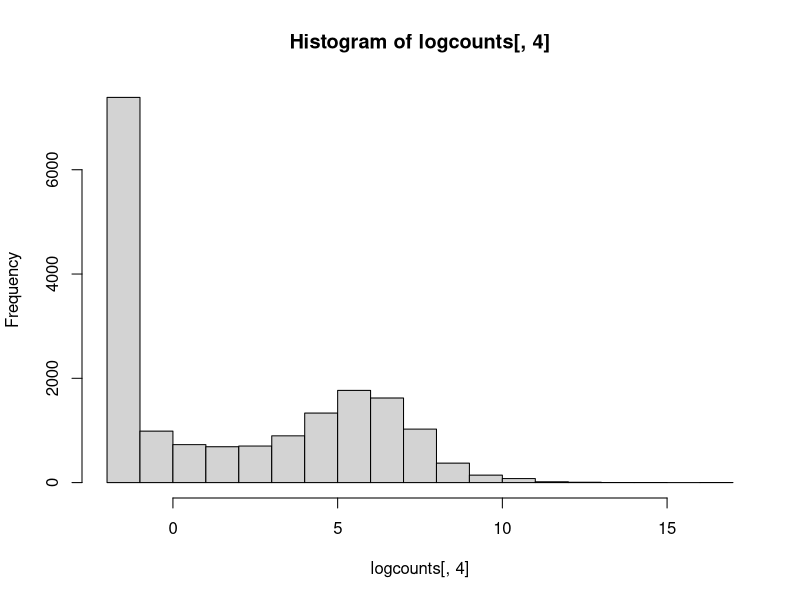
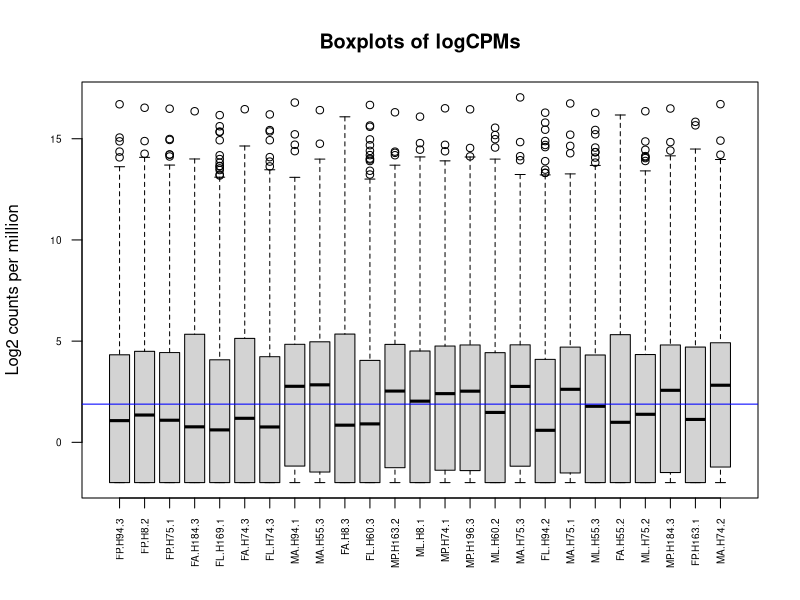
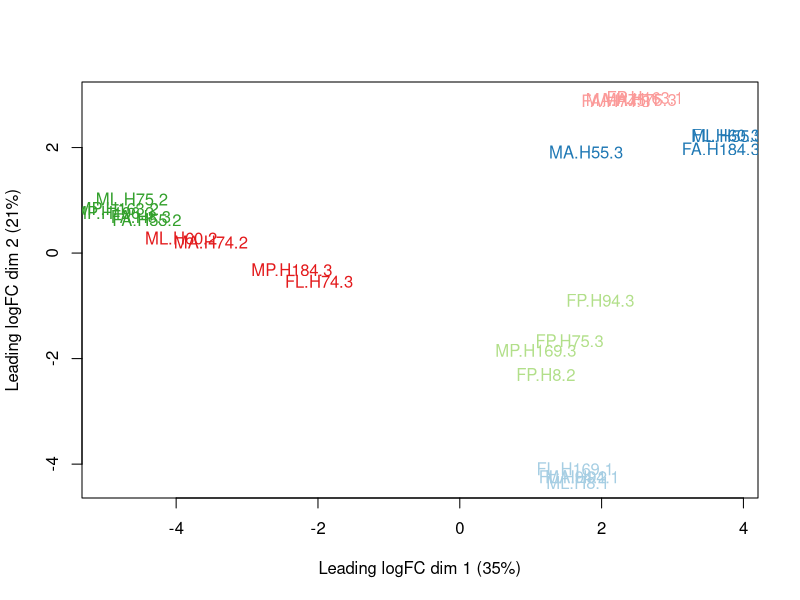
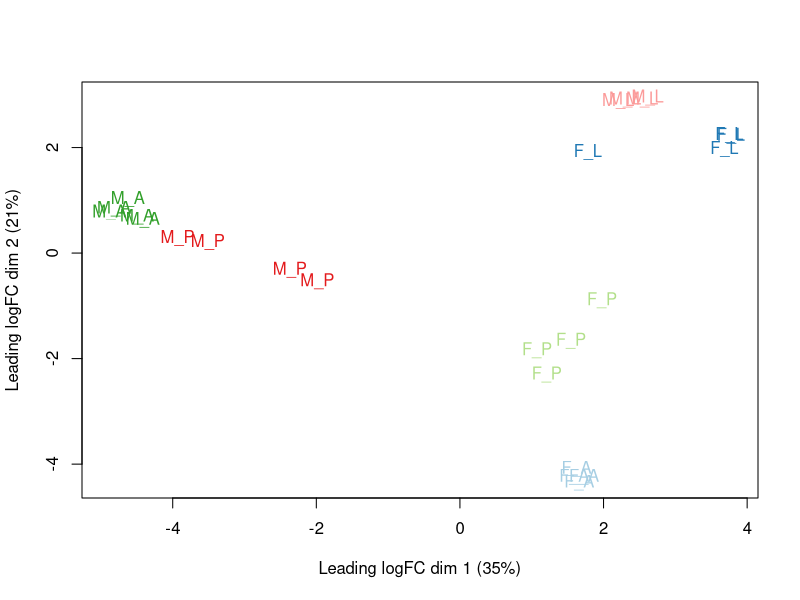
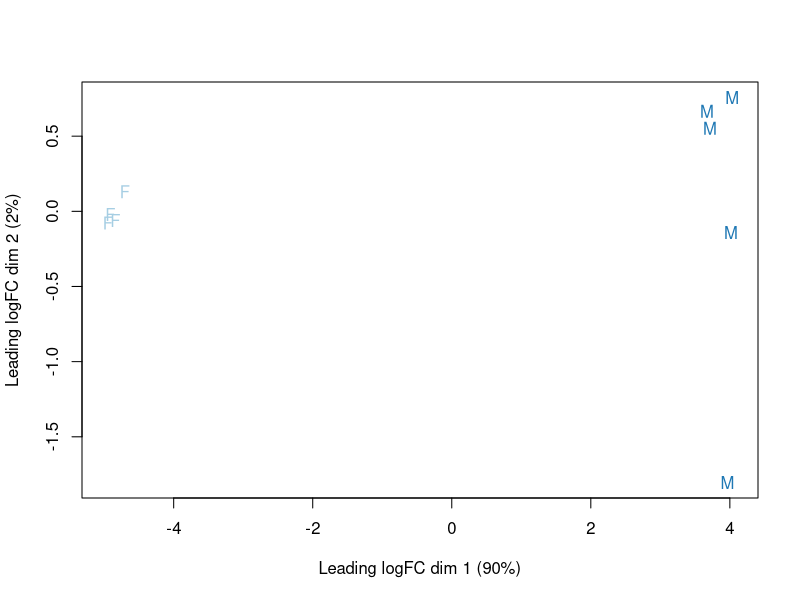
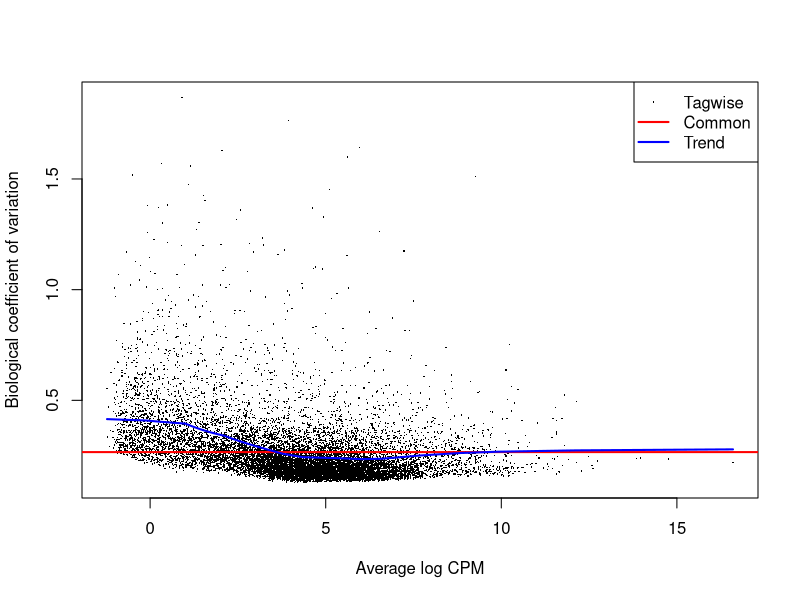
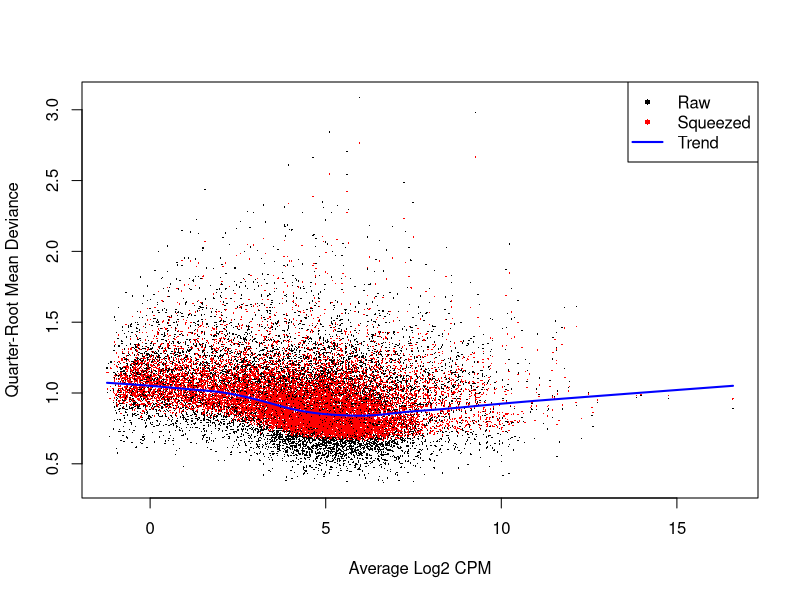

Source code (R) for these figures, in order: (Note: this script raises an error after producing the figures.)
###load packages
library(readr)
library(edgeR)
library(RColorBrewer)
library(ggplot2)

getwd()

#setwd

#read in Drosophila read counts "droso_counts.csv"
droso_counts<-read_csv("droso_counts.csv")
colnames(droso_counts)

##add factor: sex (F=female, M= male), stage (L=larva, P=pupa, A=adult)
sex<- c("F","F","F","F","F","F","F","M","M","F","F","M","M","M","M","M","M","F","M","M","F","M","M","F","M")
stage<- c("P","P","P","A","L","A","L","A","A","A","L","P","L","P","P","L","A","L","A","L","A","L","P","P","A")
sex_stage<-paste(sex, stage, sep="_")


##make edgeR object
x<-DGEList(counts = droso_counts[, 2:26],
           genes = droso_counts[, 1], 
           group = sex_stage)
x$samples
table(x$samples$group)
summary(x$samples$lib.size)

##exploring log2 data before normalization 
logcounts <- cpm(x, prior.count = 2, log=TRUE)
hist(logcounts[,4])

#boxplot Log2CPM
boxplot(logcounts, xlab="",
        ylab="Log2 counts per million",
        las=2, 
        cex.axis=0.6)
abline(h=median(logcounts),col="blue")
title("Boxplots of logCPMs")

#MDS plot all samples
fac<- factor(sex_stage)
colours<- brewer.pal(nlevels(fac), "Paired")
name<- c("FP.H8.2", "FP.H94.3"  ,"FP.H75.3"  ,"FL.H169.1" ,"FA.H184.3", "ML.H8.1","FL.H60.3","FA.H8.3", "MP.H163.2", "MA.H94.1" , "MA.H55.3" , "FL.H74.3" , "FA.H74.3"  ,"MA.H74.2" , "MP.H184.3","FP.H163.1", "ML.H75.2",  "ML.H55.3",  "FA.H55.2"  ,"MA.H75.1",  "FL.H94.2",  "MA.H75.3",  "ML.H60.2","MP.H169.3", "MP.H196.3")
plotMDS(logcounts, labels= name, col= colours[as.numeric(fac)])
plotMDS(logcounts, labels= factor(x$samples$group), col= colours[as.numeric(fac)])

#subseting data to analyse per stage#
### Adult ###
counts_adult<- droso_counts[, c(5,7,9,10,11,18,20,22,26)]
colnames(counts_adult)
counts_adult$Gene_name<- droso_counts$Gene_name
sex_a<-c("F","F","M","M","F", "M", "M", "F", "M") 
x_a_stage<-DGEList(counts = droso_counts[, c(5,7,9,10,11,18,20,22,26)],
                   genes = droso_counts[, 1],
                   group = sex_a)
x_a_stage$samples

#normalization
cpm(10, mean(x_a_stage$samples$lib.size))
x_a_stage
head(str(x_a_stage))
keep_a <- rowSums(cpm(x_a_stage[,c(1,2,5,8)])>0.5) >=3 | 
  rowSums(cpm(x_a_stage[,c(3,4,6,7,9)])>0.5) >=3  
x_a_stage<- x_a_stage[keep_a, , keep.lib.sizes=FALSE]
table(keep_a)
x_a_stage<- calcNormFactors(x_a_stage)
x_a_stage$samples

#MDS plot of adult samples
fac_a<- factor(sex_a)
colours<- brewer.pal(nlevels(fac_a), "Paired")
plotMDS(x_a_stage, labels= factor(x_a_stage$samples$group), col= colours[as.numeric(fac_a)])

#design a model
design_a <- model.matrix(~ 0 + group, data= x_a_stage$samples)
colnames(design_a)<- levels(x_a_stage$samples$group)
colnames(design_a)
#estimate dispersion
x_a_stage <- estimateDisp(x_a_stage, design_a, robust=TRUE)
summary(x_a_stage$trended.dispersion)
sqrt(x_a_stage$common.dispersion) #this is BCV value

#plot biological coef. of variation
plotBCV(x_a_stage)

####Genewise Negative Binomial Generalized Linear Models with Quasi-likelihood Tests
#Fit a quasi-likelihood negative binomial generalized log-linear model to count data. 
#Conduct genewise statistical tests for a given coefficient or contrast.
fit_a <- glmQLFit(x_a_stage, design_a, robust=TRUE)
head(fit_a$coefficients)
plotQLDisp(fit_a)
summary(fit_a$df.prior)

#between m and F
FM_a<- makeContrasts(F - M, levels=design_a)
res_FM_a <- glmQLFTest(fit_a, contrast=FM_a)
is.de_FM_a <- decideTestsDGE(res_FM_a, p.value=0.05)
#number of sex-biased genes
summary(is.de_FM_a)

#save top tags in a table for n genes
adult_top_fm<- topTags(res_FM_a, n=14000)
adult_top_fm<-adult_top_fm$table


plotMD(res_FM_a, 
       status=is.de_FM_a,
       values=c(1,-1),
       col=c("red","blue"),
       legend="topright", 
       ylim=c(-15,15),
       main = "DGE between sexual females and males at pupal stage",
       hl.cex=0.7 )



###calculate the average logCPM 

##To make classify genes into sex-bias categories
logcounts_a <- cpm(x_a_stage,log=TRUE)
colnames(logcounts_a)<- x_a_stage$samples$group
rownames(logcounts_a)<- x_a_stage$genes$Gene_name

names<-as.character(adult_top_fm$Gene_name)
logcounts_a<-cbind(rownames(logcounts_a), logcounts_a)
colnames(logcounts_a)[1]<-"Gene_name"
logcounts_a<-as.data.frame(logcounts_a)

logcounts_a_sub<-logcounts_a[logcounts_a$Gene_name %in% names,]
logcounts_a_sub[,-1]<-as.numeric(as.character(unlist(logcounts_a_sub[,-1])))
average_M<-rowMeans(logcounts_a_sub[,c(4,5,7,8,10)])
average_F<-rowMeans(logcounts_a_sub[,c(2,3,6,9)])
logcounts_a_sub<-cbind(average_F, logcounts_a_sub)
logcounts_a_sub<-cbind(average_M, logcounts_a_sub)

adult_top_fm<-adult_top_fm[order(adult_top_fm$Gene_name),]
logcounts_a_sub<- logcounts_a_sub[order(logcounts_a_sub$Gene_name),]
adult_top_fm<- cbind(logcounts_a_sub$average_M, adult_top_fm)
adult_top_fm<- cbind(logcounts_a_sub$average_F, adult_top_fm)
colnames(adult_top_fm)[1]<- "Average_logCPM_F"
colnames(adult_top_fm)[2]<- "Average_logCPM_M"

## calculating average CPM for males and females and binding it to TOP_fm
counts_a <- cpm(x_a_stage, log = FALSE)
rownames(counts_a)<-x_a_stage$genes$Gene_name
colnames(counts_a)<- x_a_stage$samples$group

counts_a<-cbind(rownames(counts_a), counts_a)
colnames(counts_a)[1]<-"Gene_name"
counts_a<-as.data.frame(counts_a)
counts_a_sub<-counts_a[counts_a$Gene_name %in% names,]
counts_a_sub[,-1]<-as.numeric(as.character(unlist(counts_a_sub[,-1])))
average_cpm_M<-rowMeans(counts_a_sub[,c(4,5,7,8,10)])
average_cpm_F<-rowMeans(counts_a_sub[,c(2,3,6,9)])
counts_a_sub<-cbind(average_cpm_F, counts_a_sub)
counts_a_sub<-cbind(average_cpm_M, counts_a_sub)

adult_top_fm<-adult_top_fm[order(adult_top_fm$Gene_name),]
counts_a_sub<- counts_a_sub[order(counts_a_sub$Gene_name),]
adult_top_fm<- cbind(counts_a_sub$average_cpm_M, adult_top_fm)
adult_top_fm<- cbind(counts_a_sub$average_cpm_F, adult_top_fm)
colnames(adult_top_fm)[1]<- "Average_CPM_F"
colnames(adult_top_fm)[2]<- "Average_CPM_M"

#gene classification#
adult_top_fm$fact<-rep("NA", nrow(adult_top_fm))
adult_top_fm$fact[adult_top_fm$Average_CPM_M ==(0) & adult_top_fm$logFC>2] <- "F_limited"
adult_top_fm$fact[adult_top_fm$Average_CPM_F ==(0) & adult_top_fm$logFC< (-2)] <- "M_limited"
adult_top_fm$fact[adult_top_fm$logFC>2 & adult_top_fm$Average_CPM_M > (0)] <- "F_biased"
adult_top_fm$fact[adult_top_fm$logFC<(-2) & adult_top_fm$Average_CPM_F > (0)]<- "M_biased"
adult_top_fm$fact[adult_top_fm$logFC>0 & adult_top_fm$logFC<2]<- "Any_f_biased"
adult_top_fm$fact[adult_top_fm$logFC<0 & adult_top_fm$logFC>-2]<- "Any_m_biased"
adult_top_fm$fact[adult_top_fm$FDR >0.05]<- "Not DE"

####### plot
palette(c("palevioletred1","slategray1","firebrick1","red4","lightslateblue", "navy","gainsboro"))
table(adult_top_fm$fact)
adult_top_fm$fact<-as.factor(adult_top_fm$fact)
unbias<-subset(adult_top_fm, fact == "Not DE")
bias<-subset(adult_top_fm, fact != "Not DE")
table(bias$fact)
plot(unbias$Average_logCPM_M~unbias$Average_logCPM_F, 
     col="gainsboro", 
     pch=19, 
     ylim = c(-3,17), 
     xlim = c(-3,17),
     xlab = "Average female expression [logCPM]", 
     ylab = "Average male expression [logCPM]", 
     main="Gene expression in males and females at the pupal stage", 
     cex=0.8)

points(bias$Average_logCPM_M~bias$Average_logCPM_F, 
       col=as.factor(bias$fact), pch=19, cex=0.7)

legend("topleft", c("Slightly FB","slightly MB","Strongly FB", "Female limited","Male biased", "Male limited", "Not DE"), fill=c(1:7), cex = 0.6,bty = "n")
